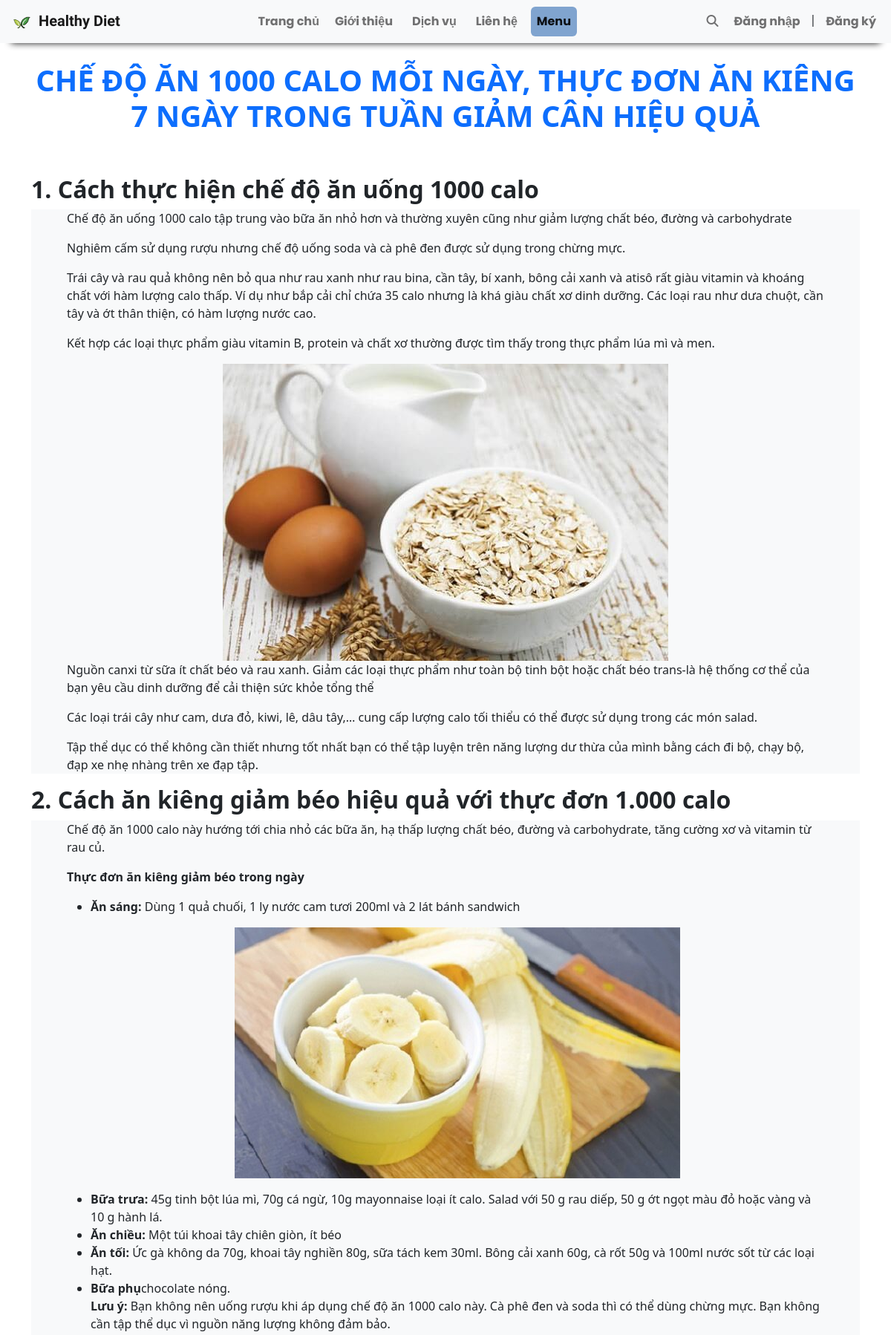
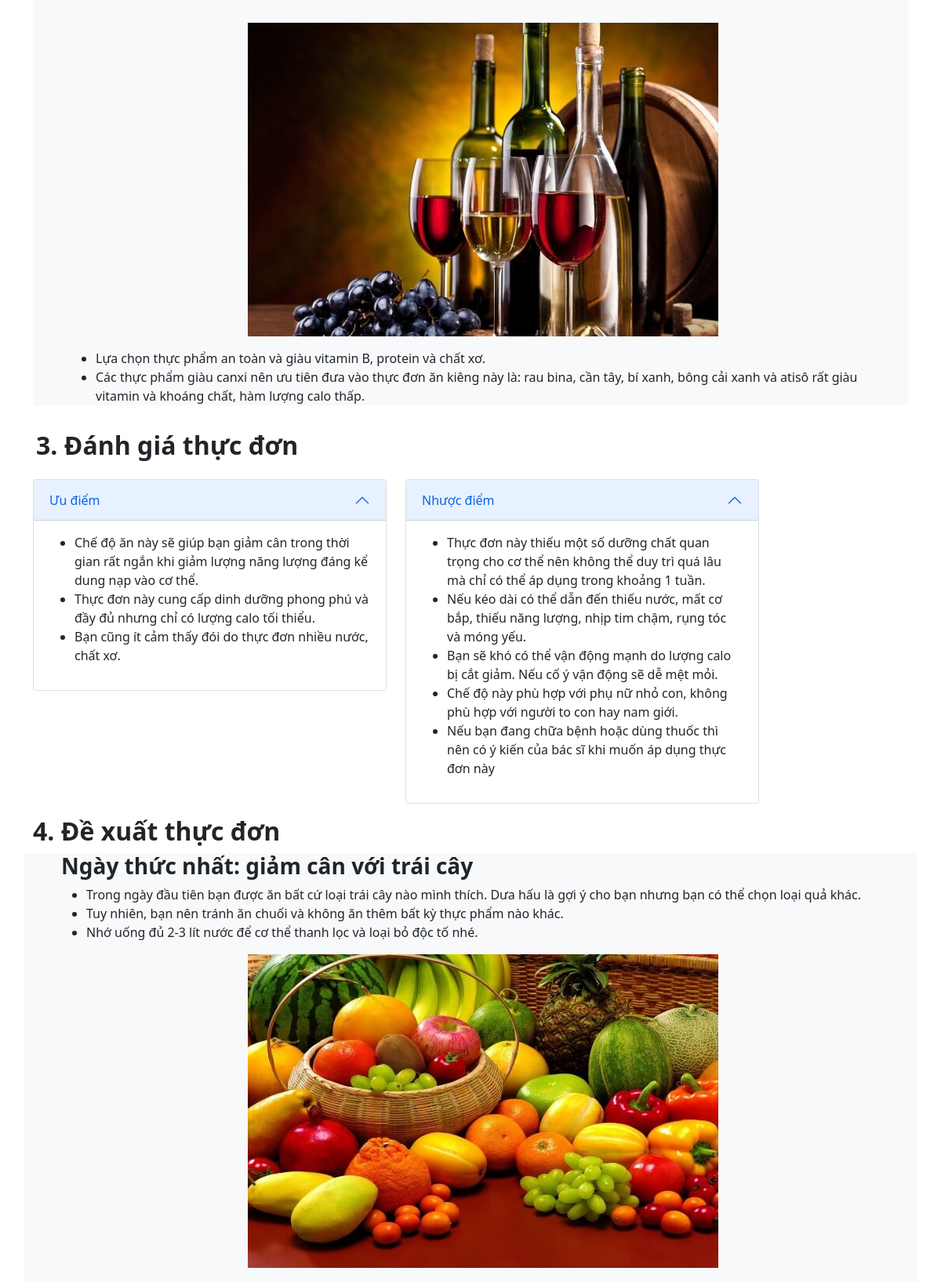
Page /menu/1 (upper part) on the committed database (2 pictures, top to bottom).
### polls/models.py (models this page shows)
class Blog(models.Model):
    id = models.IntegerField(primary_key=True)
    topic = models.CharField(max_length=100)
    title = models.CharField(max_length=100)
    description = models.CharField(max_length=500)
    images = models.CharField(max_length=100)
    data = RichTextField(blank=True)
    link = models.CharField(max_length=100)

### polls/views.py (the view)
# urls.py: path('menu/<int:_id>', views.BlogDetailView, name='menu'),
def BlogDetailView(request, _id):
    try:
        data = Blog.objects.get(id=_id)
        comments = Comment.objects.filter(blog=data)
    except Blog.DoesNotExist:
        raise Http404('Data does not exist')
    if request.method == 'POST':
        form = CommentForm(request.POST)
        if form.is_valid():
            comment = Comment(
                name=request.user.username,
                commentText=form.cleaned_data['commentText'],
                blog=data)
            comment.save()
            return redirect(f'/menu/{_id}')
    else:
        form = CommentForm()
    context = {
            'data': data,
            'form': form,
            'comments': comments,
        }
    return render(request, 'detailview.html', context)

### templates/detailview.html (shortened to what this page needs)
{% extends "base.html" %}
{% load static %}
{% block menu %}active{% endblock %}
{% block link %}
<link rel="stylesheet" href="{% static '/css/comment.css' %}">
{% endblock %}
{% block content %}
    {{ data.data|safe }}
{% endblock %}

### templates/base.html (shortened to what this page needs)
{% load static %}
<!DOCTYPE html>
<html lang="en">
<head>
    {% block link %}{% endblock %}
    <link rel="stylesheet" href="{% static '/bootstrap/css/bootstrap.css' %}">
    <link rel="stylesheet" href="{% static '/css/style.css' %}">
    <link rel="stylesheet" href="{% block css %}{% endblock %}">
    <link rel="stylesheet" href="{% static '/css/footer.css' %}">
    <link href="https://cdn.jsdelivr.net/npm/bootstrap@5.0.2/dist/css/bootstrap.min.css" rel="stylesheet">
</head>
<body>
    <nav class="navbar navbar-expand-lg navbar-light bg-light">
        <div class="container-fluid d-flex justify-content-around">
            <a class="navbar-brand" href="{% url 'home' %}">
                <img src="{% static '/images/logo.png' %}" alt="" width="35" height="29"
                    class="d-inline-block align-text-top">
                Healthy Diet
            </a>
            <div class="collapse navbar-collapse" id="navbarSupportedContent">
            <ul class="nav navbar-nav me-auto mb-lg-0 mx-auto">
                <li class="nav-item mx-1r">
                    <a class="nav-link {% block home %}{% endblock %}" href="/">Trang chủ</a>
                </li>
                <li class="nav-item">
                    <a class="nav-link {% block about %}{% endblock %} " href="{% url 'about' %}">Giới thiệu</a>
                </li>
                <li class="nav-item">
                    <a class="nav-link {% block service %}{% endblock %}" href="{% url 'service' %}">Dịch vụ</a>
                </li>
                <li class="nav-item">
                    <a class="nav-link {% block contact %}{% endblock %}" href="{% url 'contact' %}">Liên hệ</a>
                </li>
                <li class="nav-item">
                    <a class="nav-link {% block menu %}{% endblock %}" href="{% url 'menu' %}">Menu</a>
                </li>
            </ul>
            <ul class="nav navbar-nav ">
                <li class="nav-item">
                    <a class="nav-link" href="#">
                        <i class="fas fa-search" onclick="openSearch()"></i>
                    </a>
                </li>
                {% if user.is_authenticated %}
                <li class="nav-item">
                    <a class="nav-link" href="{% url 'profile' %}">{{ user.username }}</a>
                </li>
                {% else %}
                <li class="nav-item">
                    <a class="nav-link" href="{% url 'login' %}">
                        Đăng nhập
                    </a>
                </li>
                <li style="margin: 5px 5px 0 0;">|</li>
                <li class="nav-item">
                    <a class="nav-link " href="{% url 'signup' %}">
                        Đăng ký
                    </a>
                </li>
                {% endif %}
            </ul>
        </div>
        </div>
    </nav>
    <div>
    {% block content %}{% endblock %}
    </div>
</body>
</html>

### static/css/style.css (style rules this page uses)
nav { margin-bottom: 10px; box-shadow: 0px 15px 10px -15px #111; }
.navbar-brand { font-family: 'Almendra', serif; font-size: 1.5rem; font-weight: bold; }
.nav a { font-family: 'Poppins', sans-serif; color: #696d72; font-weight: bold; }
.active { background-color: #80a4cf; border-radius: 6px; }
.nav-item + .nav-item { margin: 0 5px 0 5px; }

### static/css/footer.css (style rules this page uses)
:root { --white-color: #92999f; }

### rows in the picture
Blog: data "CHẾ ĐỘ ĂN 1000 CALO MỖI NGÀY, THỰC ĐƠN ĂN KIÊNG 7 NGÀY TRONG TUẦN GIẢM CÂN HIỆU QUẢ 1. Cách thực hiện chế độ ăn uống 1000 calo Chế độ ăn uống 1000 calo tập trung vào bữa ăn nhỏ hơn và thường xuyên cũng như giảm lượng chất béo, đường và carbohydrate Nghiêm cấm sử dụng rượu nhưng chế độ uống soda và cà phê đen được sử dụng trong chừng mực. Trái cây và rau quả không nên bỏ qua như rau xanh như rau bina, cần tây, bí xanh, bông cải xanh và atisô rất giàu vitamin và khoáng chất với hàm lượng calo thấp. Ví dụ như bắp cải chỉ chứa 35 calo nhưng là khá giàu chất xơ dinh dưỡng. Các loại rau như dưa chuột, cần tây và ớt thân thiện, có hàm lượng nước cao. Kết hợp các loại thực phẩm giàu vitamin B,…", data (picture)
